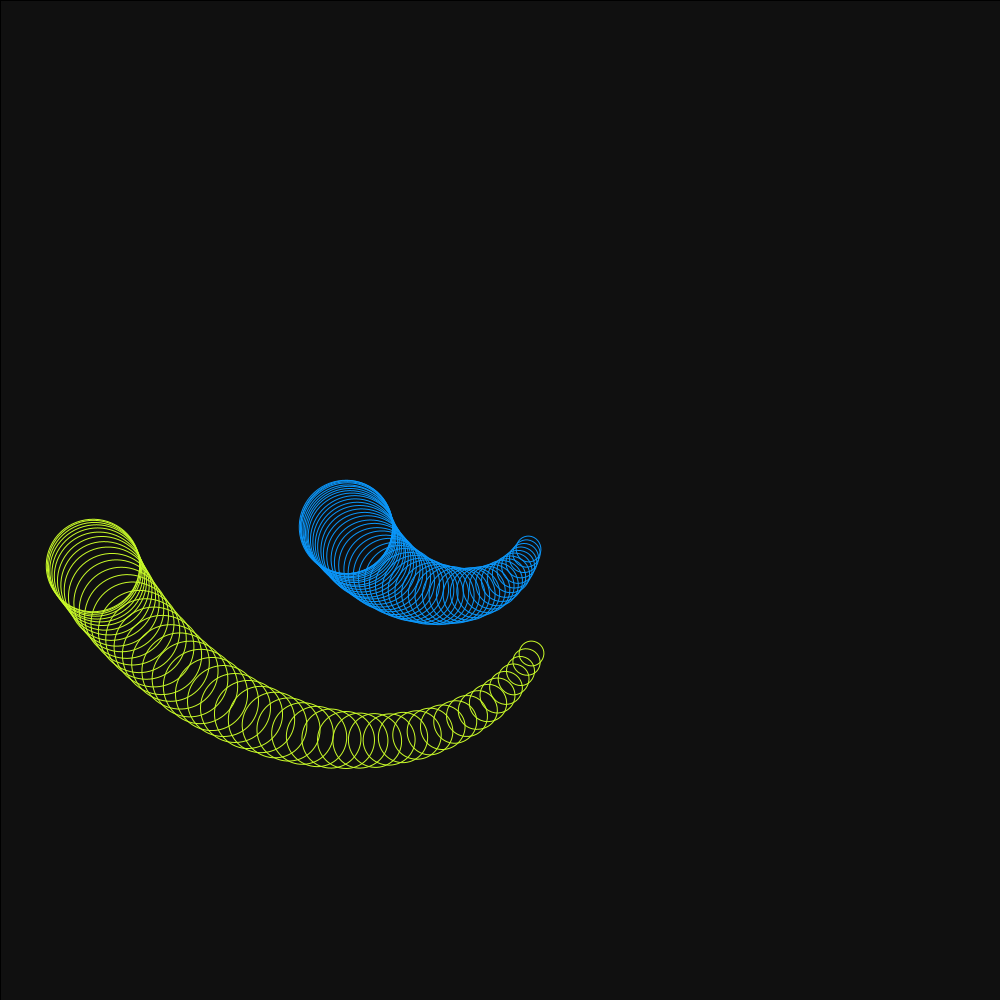
Frame 1 (no input)
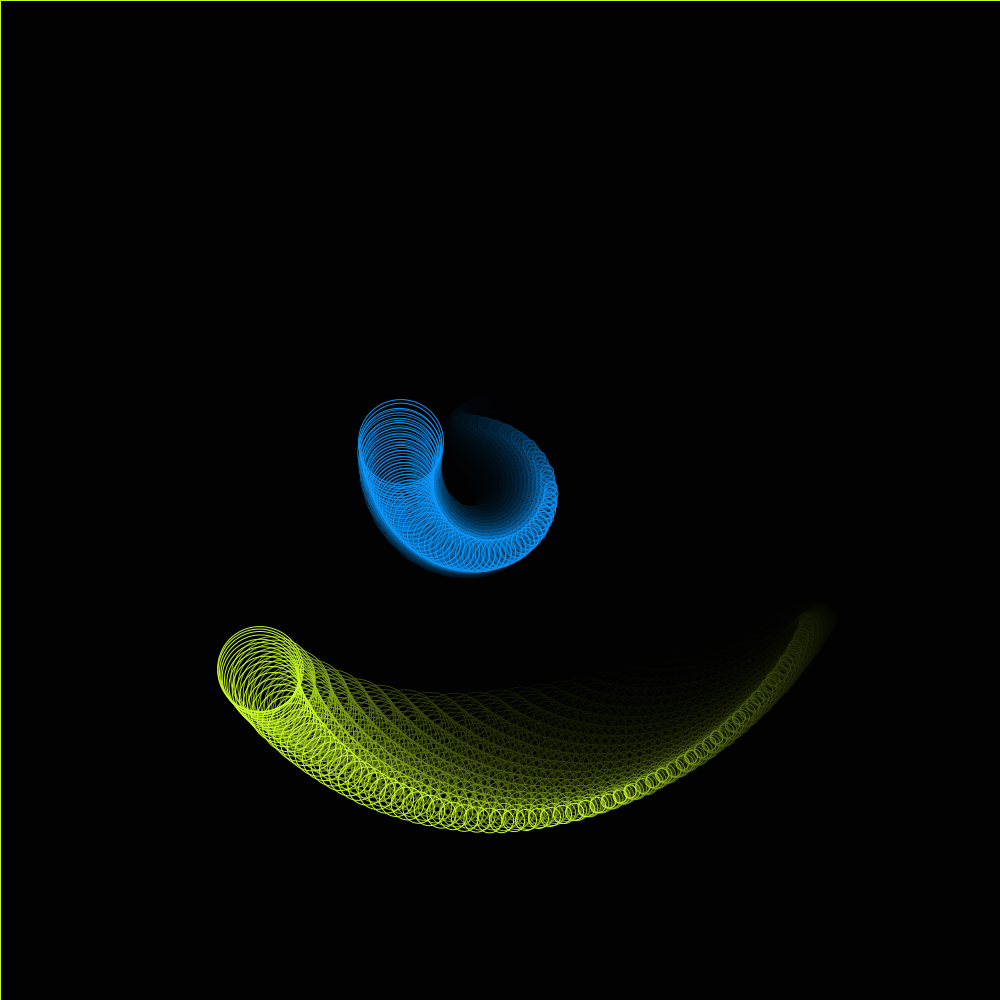
Frame 60 (the mouse pressed at the canvas centre just before this capture)
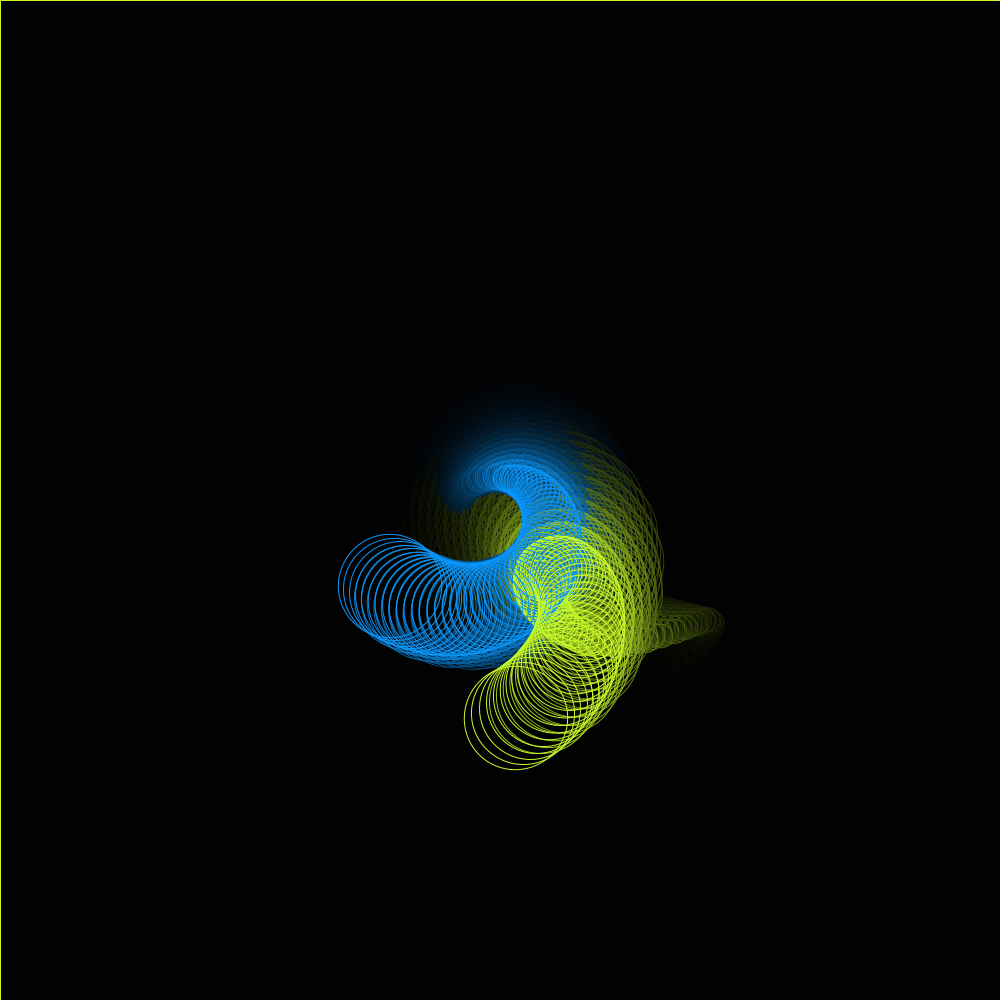
Frame 120 (the mouse held since frame 60 and released just before this capture)

The Processing sketch that drew these frames (run headless with seeded random() and noise(); from frame 60 on, the mouse is pressed at the canvas centre):

// Processing sketch: GhostTails
// ── GhostTails.pde
int f ;
int ele =100;
float [] sz = new float[ele];
float [] rot = new float[ele];
float t, off, sc, x, y ;

void setup() {
  size(1000, 1000);
  background(20);
  float Sz = 0;

  for (int i = 0; i < ele; i++) {
    if (i < ele/2) {
      Sz = ele/4 + 2*i;
    } else {
      Sz = ele/2 + 2*(ele*i);
    }
    sz[i]= Sz;
    rot[i]= PI/ele*i;
  }
}

void draw() {
  //background(0);
  fill(0,50);
    rect(0,0,height,width);
  noFill();
  translate(width/2, height/2);

  for (int i = 0; i< ele; i++) {
    pushMatrix();
    off = map(sin(rot[i]+t*2), -1, 1, -90, 120);
    sc= map(cos(rot[i]+t),-1,1,.5,1);
    x = map(sin(rot[i]+t), -1, 1, -20, 100);
    y = map(sin(rot[i]+t*2), -1, 1, -40, 120);     
    rotate(radians(off));
    stroke(10,150,250);
    noFill();
    
    ellipse(x,y,sz[i]*sc,sz[i]*sc);
    
    
    stroke(200,250,050);
    x = map(sin(rot[i]+t*2), -1, 1, -120, 260);
    y = map(sin(rot[i]+t/2), -1, 1, -240, 120);  
  //fill(100,125,25);
    ellipse(x,y+200,sz[i]*sc,sz[i]*sc);
    popMatrix();
  }
  t += 0.05;
}
